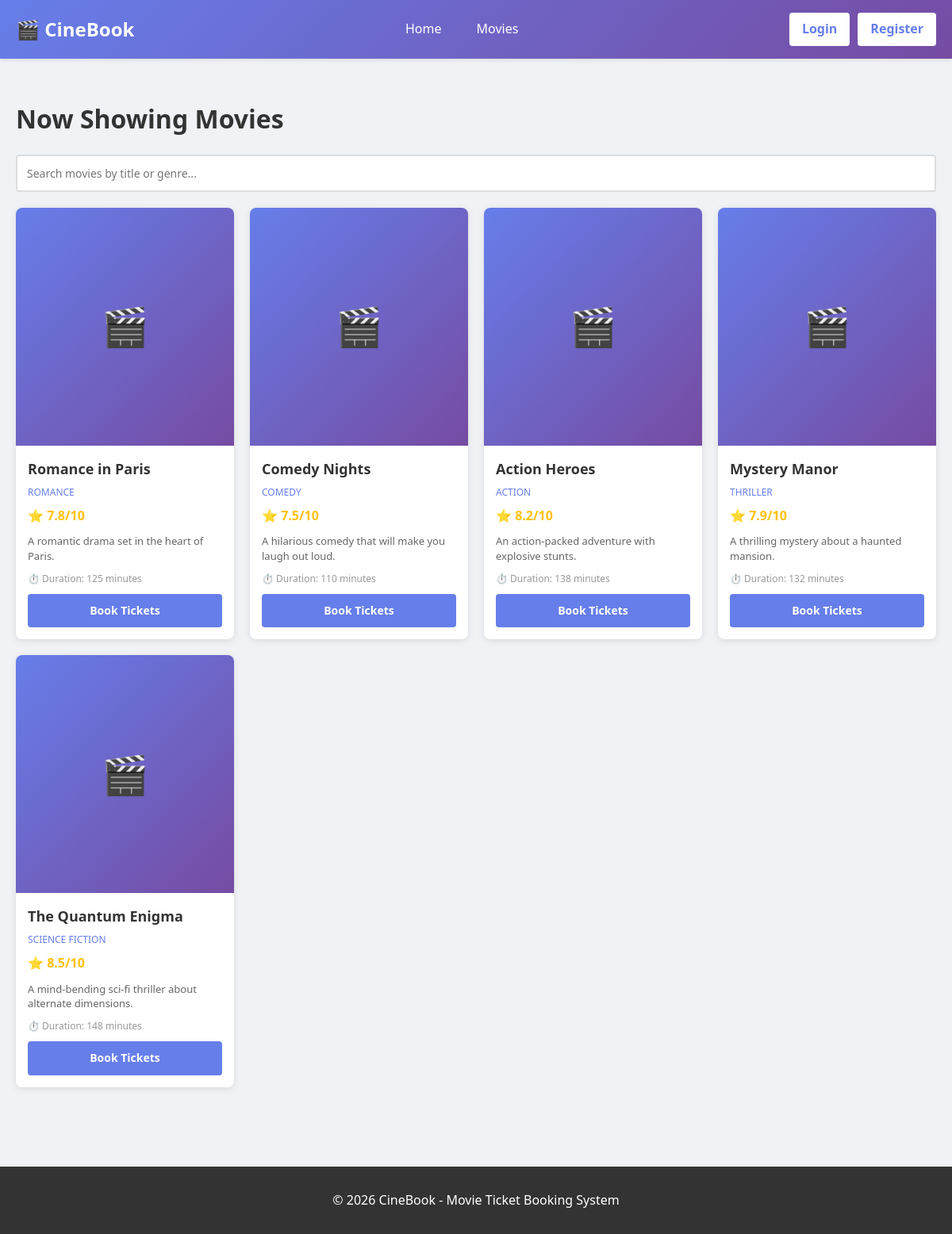
/pages/movies.php, run on the app's committed database.
### tables this page shows
CREATE TABLE IF NOT EXISTS movies (
    movie_id INT PRIMARY KEY AUTO_INCREMENT,
    title VARCHAR(255) NOT NULL,
    description TEXT,
    genre VARCHAR(100),
    duration INT,
    rating DECIMAL(3,1),
    poster_url VARCHAR(255),
    release_date DATE,
    status ENUM('active', 'inactive') DEFAULT 'active',
    created_at TIMESTAMP DEFAULT CURRENT_TIMESTAMP
);

### includes/auth.php (called while the page is built, shortened)
<?php
function is_logged_in() {
    return isset($_SESSION['user_id']);
}
?>

### includes/functions.php (called while the page is built, shortened)
<?php
function get_all_movies($conn) {
    $query = "SELECT * FROM movies WHERE status = 'active' ORDER BY release_date DESC";
    $result = $conn->query($query);
    return $result->fetch_all(MYSQLI_ASSOC);
}
?>

### pages/movies.php (the view, shortened to what this page needs)
<?php
require_once '../config/config.php';
require_once '../includes/auth.php';
require_once '../includes/functions.php';
$movies = get_all_movies($conn);
?>
<!DOCTYPE html>
<html lang="en">
<head>
    <link rel="stylesheet" href="../css/style.css">
</head>
<body>
    <header>
        <nav>
            <div class="logo">🎬 CineBook</div>
            <ul class="nav-links">
                <li><a href="../index.php">Home</a></li>
                <li><a href="movies.php">Movies</a></li>
            </ul>
            <div class="auth-buttons">
                <?php if(is_logged_in()): ?>
                    <span style="color: white; margin-right: 10px;">
                        Welcome, <?php echo htmlspecialchars($_SESSION['first_name']); ?>
                    </span>
                    <a href="logout.php">Logout</a>
                    <?php if(is_admin()): ?>
                        <a href="../admin/dashboard.php">Admin Panel</a>
                    <?php endif; ?>
                <?php else: ?>
                    <a href="login.php">Login</a>
                    <a href="register.php">Register</a>
                <?php endif; ?>
            </div>
        </nav>
    </header>
    <main class="container">
        <div style="margin: 30px 0;">
            <h1 style="color: #333; margin-bottom: 20px;">Now Showing Movies</h1>
            <div style="margin-bottom: 20px;">
                <input type="text" id="search-movies" placeholder="Search movies by title or genre..."
                       style="width: 100%; padding: 12px; border: 2px solid #ddd; border-radius: 4px; font-size: 14px;"
                       onkeyup="filterMovies(this.value)">
            </div>
            <?php if(!empty($movies)): ?>
                <div class="grid">
                    <?php foreach($movies as $movie): ?>
                        <div class="movie-card">
                            <div class="movie-poster">🎬</div>
                            <div class="movie-info">
                                <div class="movie-title"><?php echo htmlspecialchars($movie['title']); ?></div>
                                <div class="movie-genre"><?php echo htmlspecialchars($movie['genre']); ?></div>
                                <div class="movie-rating">⭐ <?php echo $movie['rating']; ?>/10</div>
                                <div class="movie-description"><?php echo htmlspecialchars($movie['description']); ?></div>
                                <p style="font-size: 12px; color: #999; margin-top: 8px;">
                                    ⏱️ Duration: <?php echo $movie['duration']; ?> minutes
                                </p>
                                <a href="select-show.php?movie_id=<?php echo $movie['movie_id']; ?>"
                                   class="btn btn-primary" style="width: 100%; margin-top: 10px;">
                                    Book Tickets
                                </a>
                            </div>
                        </div>
                    <?php endforeach; ?>
                </div>
            <?php else: ?>
                <div class="alert alert-info">No movies available at the moment.</div>
            <?php endif; ?>
        </div>
    </main>
    <footer>
        <p>&copy; 2026 CineBook - Movie Ticket Booking System</p>
    </footer>
</body>
</html>

### css/style.css (style rules this page uses)
* { margin: 0; padding: 0; box-sizing: border-box; }
body { font-family: 'Segoe UI', Tahoma, Geneva, Verdana, sans-serif; background-color: #f0f2f5; color: #333; line-height: 1.6; }
header { background: linear-gradient(135deg, #667eea 0%, #764ba2 100%); color: white; padding: 1rem 0; box-shadow: 0 2px 5px rgba(0,0,0,0.1); }
nav { max-width: 1200px; margin: 0 auto; padding: 0 20px; display: flex; justify-content: space-between; align-items: center; }
.logo { font-size: 24px; font-weight: bold; }
.nav-links { display: flex; gap: 20px; list-style: none; }
.nav-links a { color: white; text-decoration: none; padding: 8px 12px; border-radius: 4px; transition: background-color 0.3s; }
.auth-buttons { display: flex; gap: 10px; }
.auth-buttons a, .auth-buttons button { background-color: white; color: #667eea; border: none; padding: 8px 16px; border-radius: 4px; cursor: pointer; text-decoration: none; font-weight: 600; transition: all 0.3s; }
.container { max-width: 1200px; margin: 0 auto; padding: 20px; }
input[type="text"], input[type="email"], input[type="password"], input[type="tel"], input[type="number"], input[type="date"], select, textarea { width: 100%; padding: 10px; border: 2px solid #ddd; border-radius: 4px; font-size: 14px; font-family: inherit; transition: border-color 0.3s; }
.btn { padding: 10px 20px; border: none; border-radius: 4px; cursor: pointer; font-size: 14px; font-weight: 600; transition: all 0.3s; text-decoration: none; display: inline-block; text-align: center; }
.btn-primary { background-color: #667eea; color: white; }
.grid { display: grid; grid-template-columns: repeat(auto-fill, minmax(250px, 1fr)); gap: 20px; margin-bottom: 20px; }
.movie-card { background: white; border-radius: 8px; overflow: hidden; box-shadow: 0 2px 8px rgba(0,0,0,0.1); transition: transform 0.3s, box-shadow 0.3s; cursor: pointer; }
.movie-poster { width: 100%; height: 300px; background: linear-gradient(135deg, #667eea 0%, #764ba2 100%); display: flex; align-items: center; justify-content: center; color: white; font-size: 48px; }
.movie-info { padding: 15px; }
.movie-title { font-size: 18px; font-weight: bold; margin-bottom: 5px; color: #333; }
.movie-genre { color: #667eea; font-size: 12px; text-transform: uppercase; margin-bottom: 8px; }
.movie-rating { color: #ffc107; font-weight: bold; margin-bottom: 10px; }
.movie-description { font-size: 13px; color: #666; margin-bottom: 10px; line-height: 1.4; }
footer { background-color: #333; color: white; padding: 30px 20px; margin-top: 50px; text-align: center; }

### data on the page
movies: title "Romance in Paris", genre "ROMANCE", rating "7.8", description "A romantic drama set in the heart of Paris.", duration "125"
movies: title "Comedy Nights", genre "COMEDY", rating "7.5", description "A hilarious comedy that will make you laugh out loud.", duration "110"
movies: title "Action Heroes", genre "ACTION", rating "8.2", description "An action-packed adventure with explosive stunts.", duration "138"
movies: title "Mystery Manor", genre "THRILLER", rating "7.9", description "A thrilling mystery about a haunted mansion.", duration "132"
movies: title "The Quantum Enigma", genre "SCIENCE FICTION", rating "8.5", description "A mind-bending sci-fi thriller about alternate dimensions.", duration "148", $movie['movie_id'] 1 (drawn)
